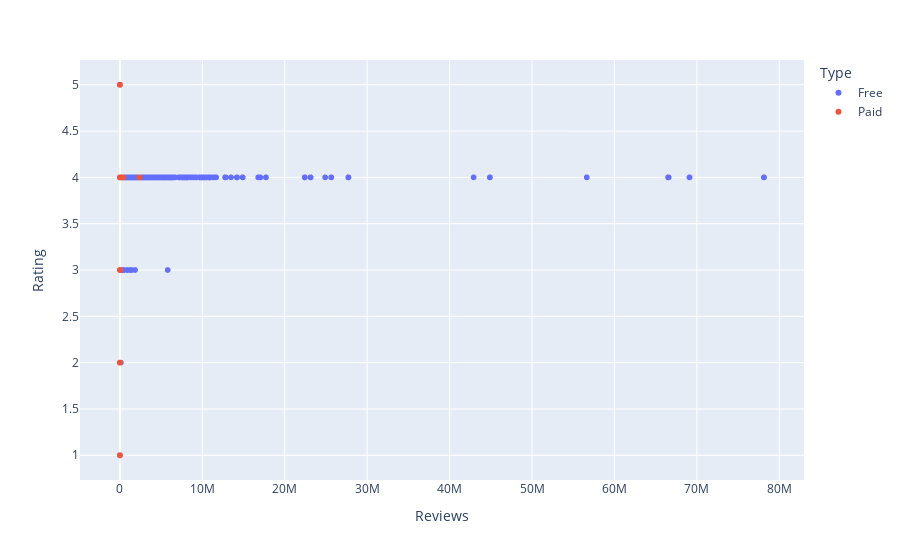

Notebook code for this chart:
### Code cell
fig = px.scatter(df, x=df['Reviews'], y=df['Rating'], color="Type" )
fig.show()

### Figure 1 — Plotly figure (JSON) as saved in the notebook; plotly's stock layout.template omitted (floating-point values rounded to 4 significant figures; data arrays with more than 128 entries replaced by an {"elided": "..."} marker saying what was removed)
{"data": [{"hovertemplate": "Type=Free<br>Reviews=%{x}<br>Rating=%{y}<extra></extra>", "legendgroup": "Free", "marker": {"color": "#636efa", "symbol": "circle"}, "mode": "markers", "name": "Free", "showlegend": true, "type": "scattergl", "x": {"elided": "9583 int values"}, "xaxis": "x", "y": {"elided": "9583 int values"}, "yaxis": "y"}, {"hovertemplate": "Type=Paid<br>Reviews=%{x}<br>Rating=%{y}<extra></extra>", "legendgroup": "Paid", "marker": {"color": "#EF553B", "symbol": "circle"}, "mode": "markers", "name": "Paid", "showlegend": true, "type": "scattergl", "x": {"elided": "765 int values"}, "xaxis": "x", "y": {"elided": "765 int values"}, "yaxis": "y"}], "layout": {"legend": {"title": {"text": "Type"}, "tracegroupgap": 0}, "margin": {"t": 60}, "xaxis": {"anchor": "y", "domain": [0, 1], "title": {"text": "Reviews"}}, "yaxis": {"anchor": "x", "domain": [0, 1], "title": {"text": "Rating"}}}}
